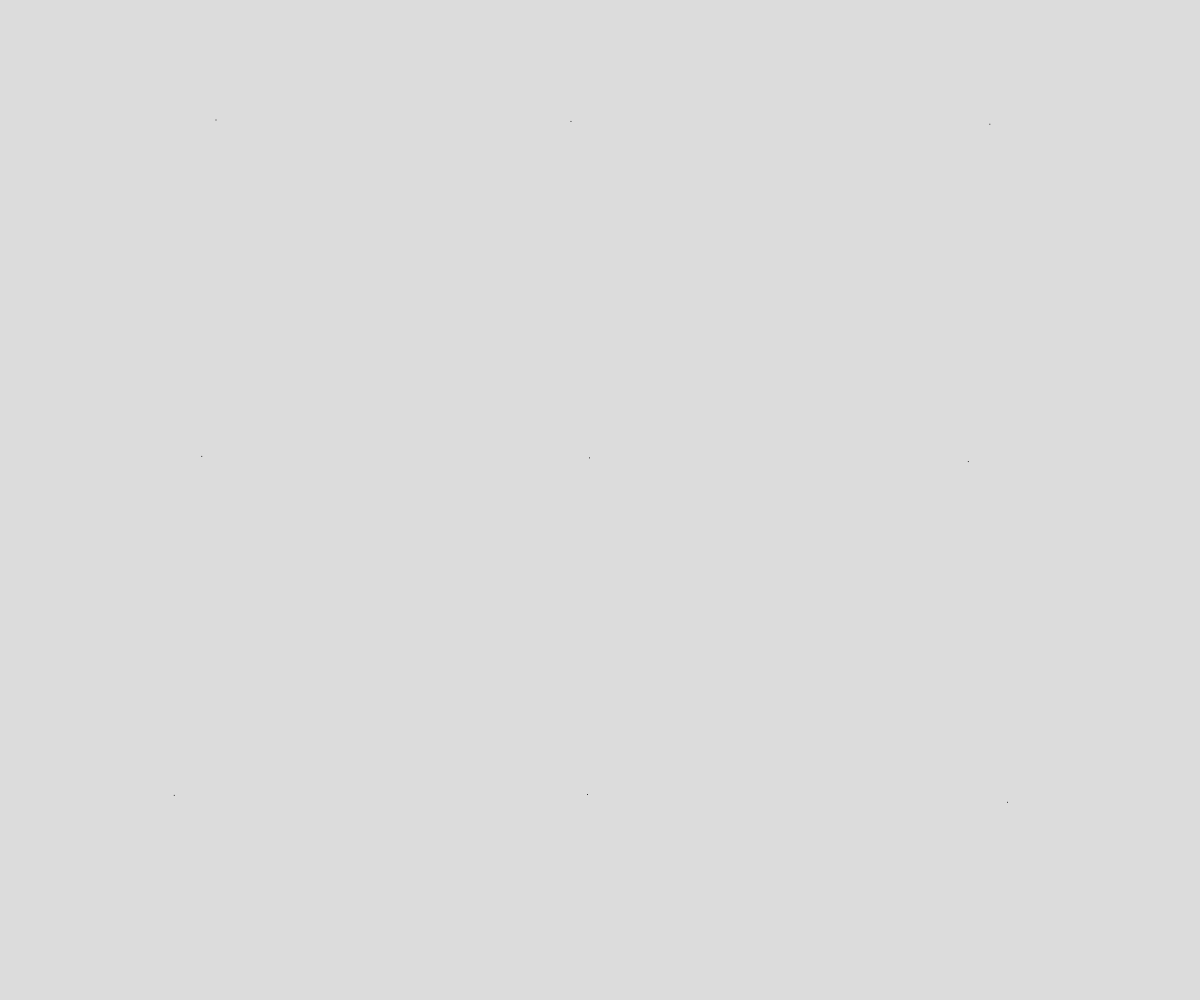
Frame 1 (no input)
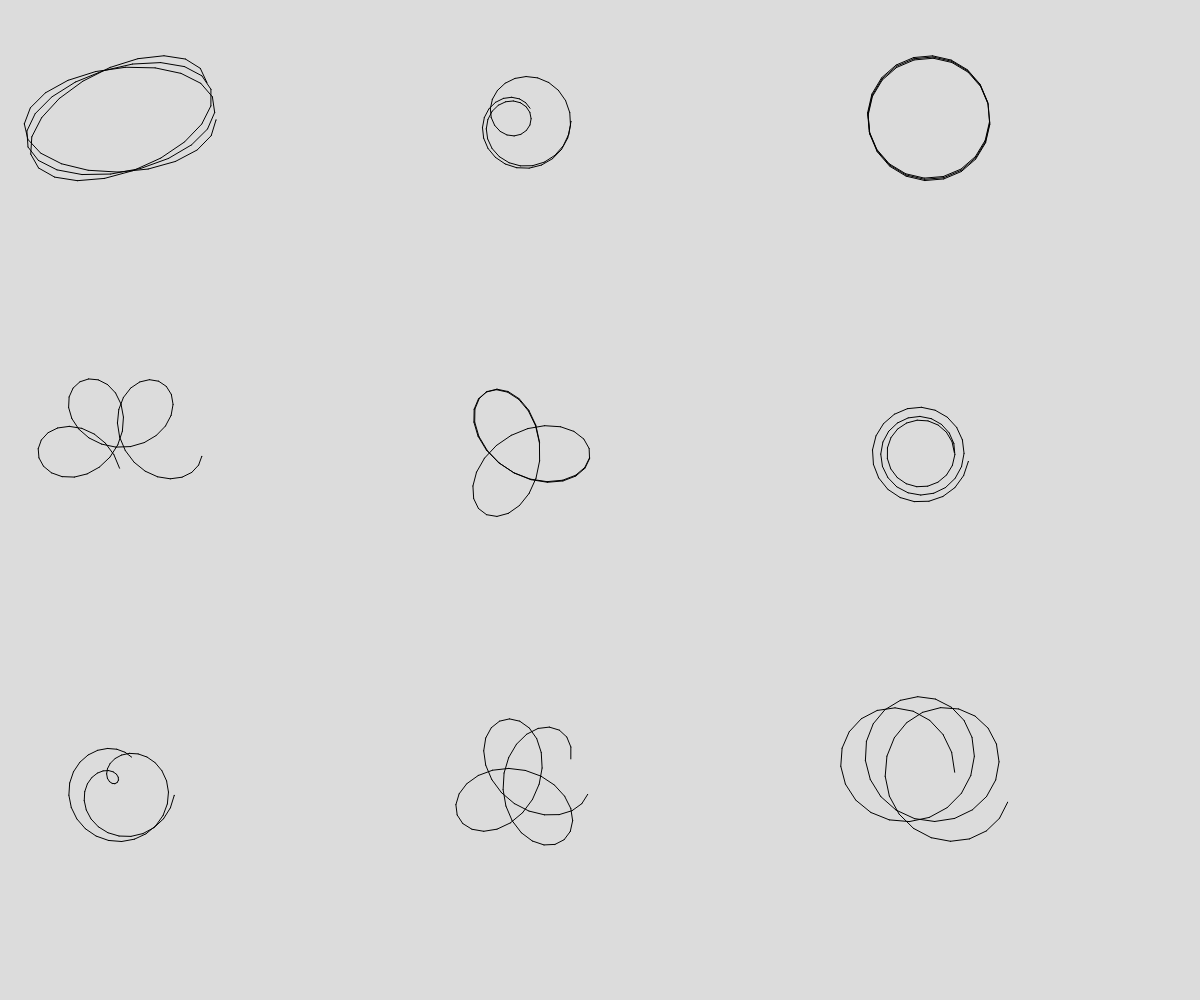
Frame 60 (no input)
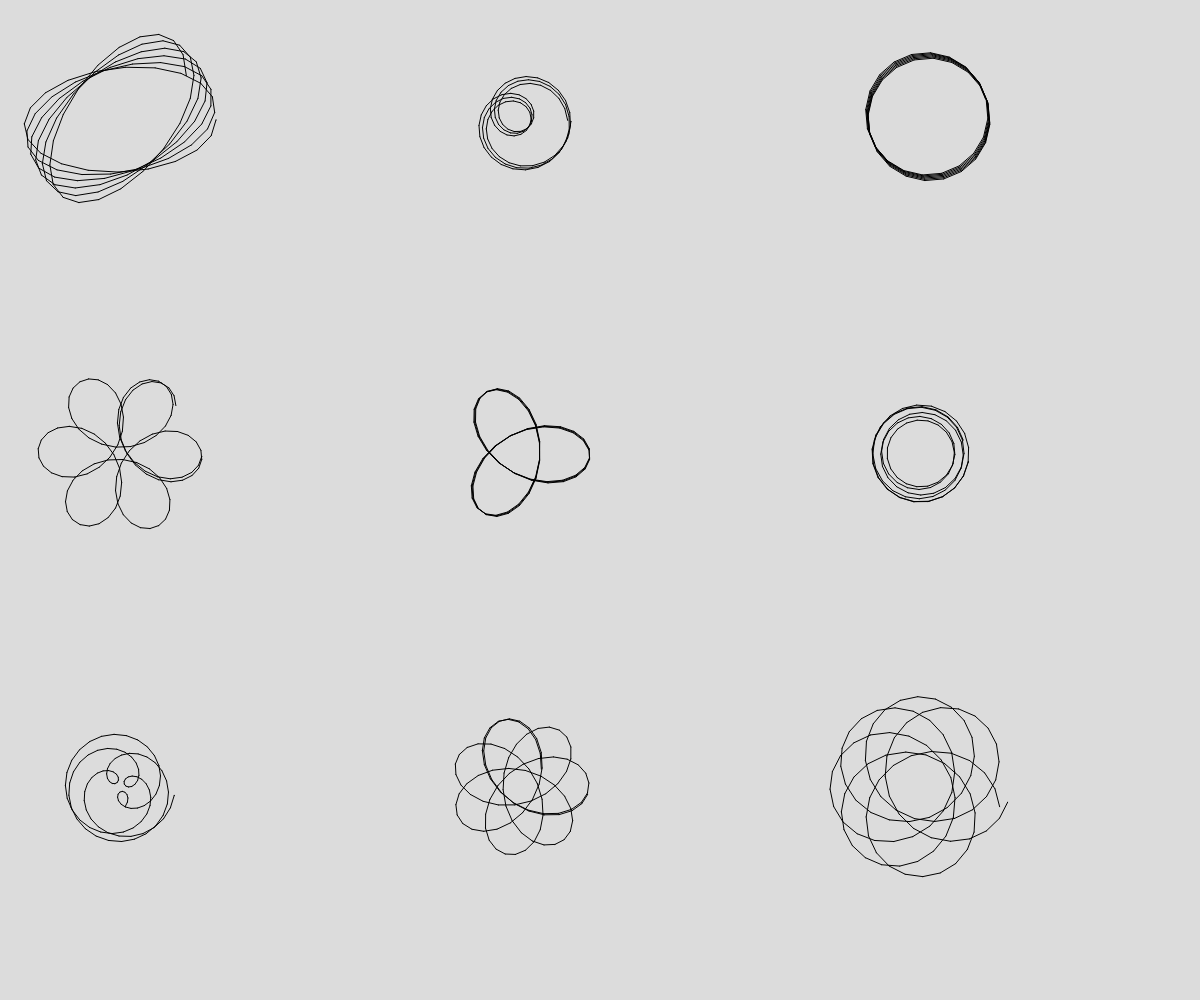
Frame 120 (the mouse pressed at the canvas centre since frame 60)

The p5.js sketch that drew these frames (run headless with seeded random() and noise() and a simulated clock; from frame 60 on, the mouse is pressed at the canvas centre):

// p5.js sketch
// ── sketch.js
let step = 0;
let t;
let graphs = [];
let m = 3, n = 3;

function setup() { 
  createCanvas(windowWidth, windowHeight);
  background(220);
  noFill();
  for (let j = 0; j < n; j++) {
    for (let i = 0; i < m; i++) {
      graphs.push(new Graph(120 + width * i / m, 120 + height * j / n));
    }
  }
} 

function draw() {
  graphs.forEach(g => {
    g.display();
  });
}

function Graph(centerX, centerY) {
  this.centerX = centerX;
  this.centerY = centerY;
  this.ang = 0;
  this.R = Math.floor(random(80, 120));
  this.r = Math.floor(random(20, this.R - 20));
  this.p = Math.floor(random(5, this.r - 5));
  this.k = this.r / this.R;
  this.l = this.p / this.r;

  this.display = function() {
    if (step < 100000) {  
      push();
      translate(this.centerX, this.centerY);
      t = radians(step);
      this.ang = ((this.l - this.k) / this.k) * t;
  
      this.x = this.R * ((1 - this.k) * Math.cos(t) + ((this.l * this.k) * Math.cos(this.ang)));
      this.y = this.R * ((1 - this.k) * Math.sin(t) - ((this.l * this.k) * Math.sin(this.ang)));
  
      line(this.prevX, this.prevY, this.x, this.y,);
      pop();
      step += 2;
      this.prevX = this.x;
      this.prevY = this.y;
    }
  }
}
